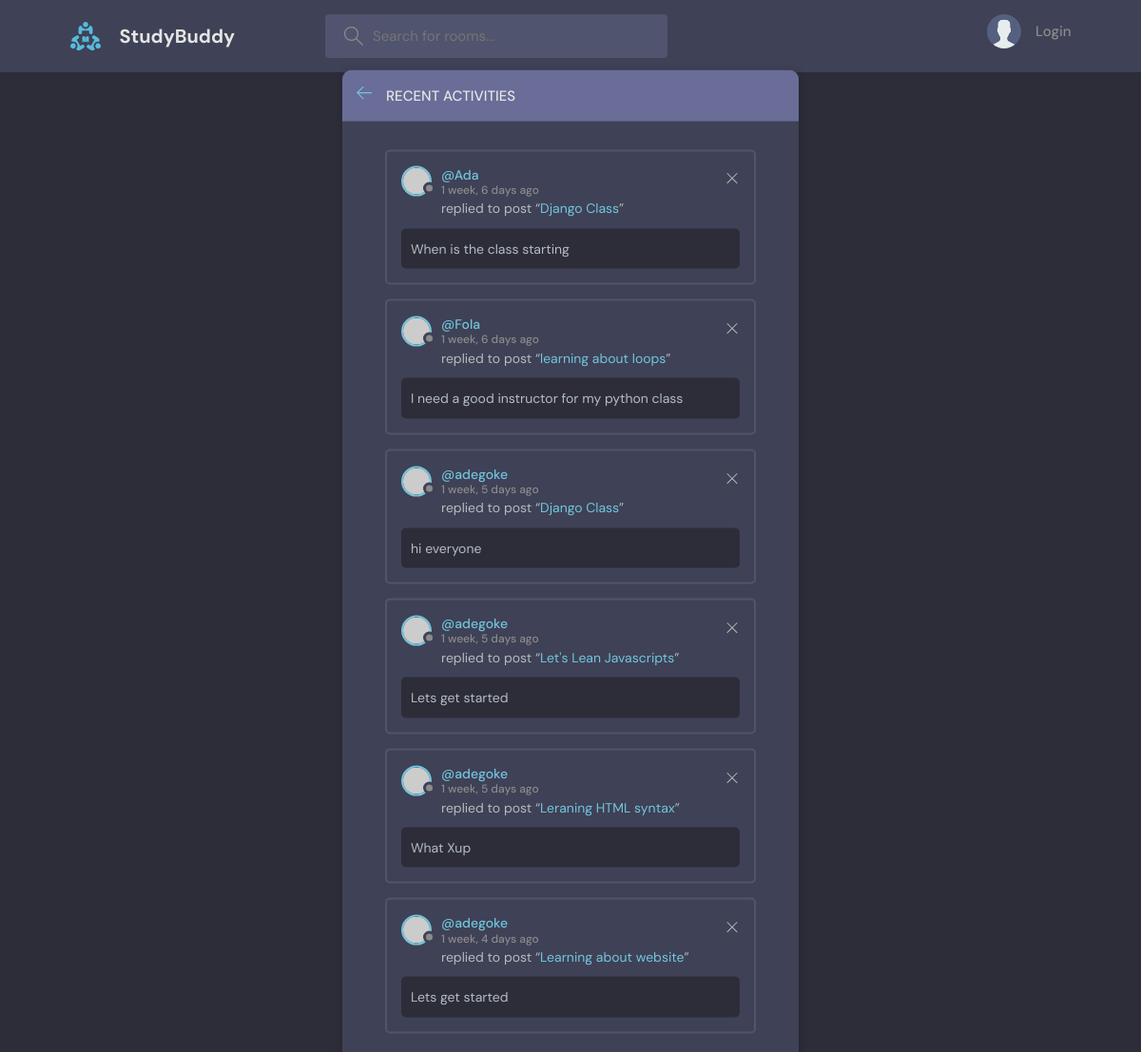
The page /activity/ on the database as committed earlier.
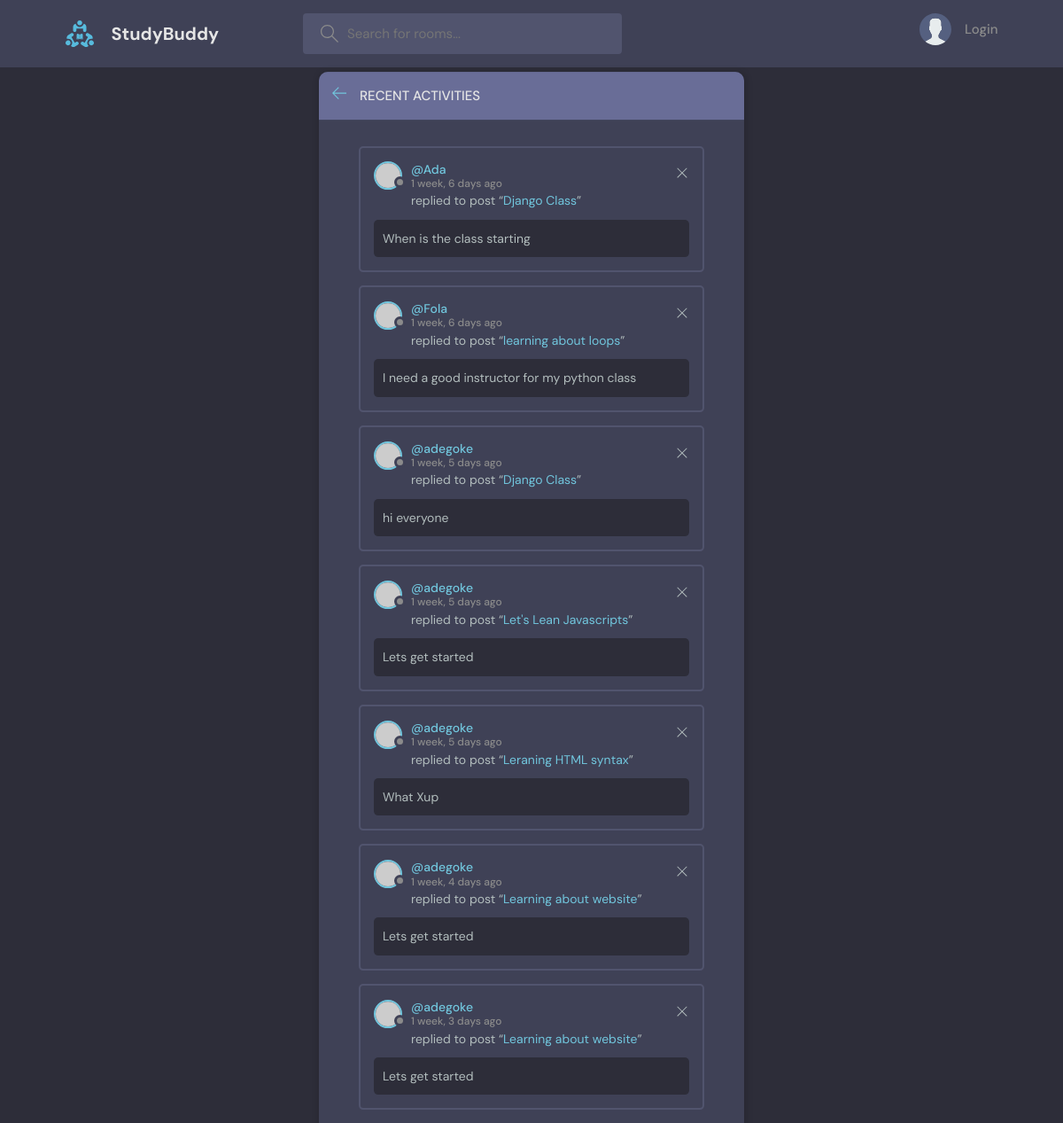
The same page on the database as committed later.
### tunde/models.py (models this page shows, shortened)
class Message(models.Model):
    user=models.ForeignKey(User, on_delete=models.CASCADE)
    room=models.ForeignKey(Room, on_delete=models.CASCADE)
    body=models.TextField(blank=True)
    created_date=models.DateTimeField(auto_now_add=True)
    updated_date=models.DateTimeField(auto_now=True)

class Room(models.Model):
    host=models.ForeignKey(User,  on_delete=models.SET_NULL, null=True)
    topic=models.ForeignKey(Topic, on_delete=models.SET_NULL, null=True)
    name=models.CharField(max_length=300)
    description=models.TextField(blank=True)
    participants=models.ManyToManyField(User, related_name='participants', blank=True)
    created_date=models.DateTimeField(auto_now_add=True)
    updated_date=models.DateTimeField(auto_now=True)
    class Meta:
        ordering = ['-created_date', '-updated_date']
    def __str__(self):
        return self.name

### tunde/views.py (the view)
# urls.py: path('activity/', views.activityPage, name='activity'),
def activityPage(request):
    room_messages = Message.objects.all()
    context={'room_messages': room_messages}
    return render(request, 'tunde/activity.html', context)

### tunde/templates/tunde/activity.html
{% extends 'main.html' %}
{% block content %}
<main class="layout">
  <div class="container">
    <div class="layout__box">
      <div class="layout__boxHeader">
        <div class="layout__boxTitle">
          <a href="{% url 'home' %}">
            <svg version="1.1" xmlns="http://www.w3.org/2000/svg" width="32" height="32" viewBox="0 0 32 32">
              <title>arrow-left</title>
              <path
                d="M13.723 2.286l-13.723 13.714 13.719 13.714 1.616-1.611-10.96-10.96h27.625v-2.286h-27.625l10.965-10.965-1.616-1.607z"
              ></path>
            </svg>
          </a>
          <h3>Recent Activities</h3>
        </div>
      </div>
      <div class="activities-page layout__body">
        {% for message in room_messages %}
        <div class="activities__box">
          <div class="activities__boxHeader roomListRoom__header">
            <a href="{% url 'profile' message.user.id %}" class="roomListRoom__author">
              <div class="avatar avatar--small">
                <img src="https://randomuser.me/api/portraits/women/11.jpg" />
              </div>
              <p>
                @{{message.user.username}}
                <span>{{message.created_date|timesince}} ago</span>
              </p>
            </a>
            <div class="roomListRoom__actions">
              <a href="{% url 'delete-message' message.id %}">
                <svg version="1.1" xmlns="http://www.w3.org/2000/svg" width="32" height="32" viewBox="0 0 32 32">
                  <title>remove</title>
                  <path
                    d="M27.314 6.019l-1.333-1.333-9.98 9.981-9.981-9.981-1.333 1.333 9.981 9.981-9.981 9.98 1.333 1.333 9.981-9.98 9.98 9.98 1.333-1.333-9.98-9.98 9.98-9.981z"
                  ></path>
                </svg>
              </a>
            </div>
          </div>
          <div class="activities__boxContent">
            <p>replied to post “<a href="{% url 'room' message.id %}">{{message.room}}</a>”</p>
            <div class="activities__boxRoomContent">
              {{message.body}}
            </div>
          </div>
        </div>
        {% endfor %}
      </div>
    </div>
  </div>
</main>
{% endblock content %}

Rows that differ between the two databases and show on the page:
added Message: user.username "adegoke", created_date "1 week, 3 days", room "Learning about website", body "Lets get started"
